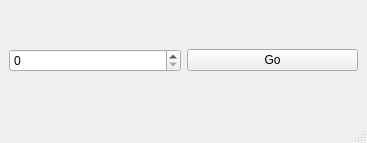
<?xml version="1.0" encoding="UTF-8"?>
<ui version="4.0">
 <class>MainWindow</class>
 <widget class="QMainWindow" name="MainWindow">
  <property name="geometry">
   <rect>
    <x>0</x>
    <y>0</y>
    <width>367</width>
    <height>143</height>
   </rect>
  </property>
  <property name="windowTitle">
   <string>MainWindow</string>
  </property>
  <widget class="QWidget" name="centralwidget">
   <layout class="QHBoxLayout" name="horizontalLayout_2">
    <item>
     <layout class="QHBoxLayout" name="horizontalLayout">
      <item>
       <widget class="QSpinBox" name="spin_num"/>
      </item>
      <item>
       <widget class="QPushButton" name="btn_go">
        <property name="text">
         <string>Go</string>
        </property>
       </widget>
      </item>
     </layout>
    </item>
   </layout>
  </widget>
  <widget class="QMenuBar" name="menubar">
   <property name="geometry">
    <rect>
     <x>0</x>
     <y>0</y>
     <width>367</width>
     <height>21</height>
    </rect>
   </property>
  </widget>
  <widget class="QStatusBar" name="statusbar"/>
 </widget>
 <resources/>
 <connections/>
</ui>
